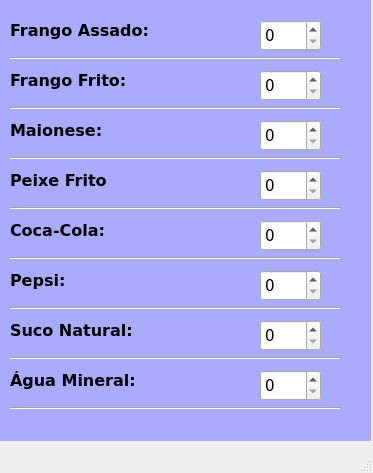
<?xml version="1.0" encoding="UTF-8"?>
<ui version="4.0">
 <class>MainWindow</class>
 <widget class="QMainWindow" name="MainWindow">
  <property name="geometry">
   <rect>
    <x>0</x>
    <y>0</y>
    <width>373</width>
    <height>473</height>
   </rect>
  </property>
  <property name="windowTitle">
   <string>MainWindow</string>
  </property>
  <widget class="QWidget" name="centralwidget">
   <widget class="QLabel" name="label">
    <property name="geometry">
     <rect>
      <x>10</x>
      <y>10</y>
      <width>141</width>
      <height>41</height>
     </rect>
    </property>
    <property name="font">
     <font>
      <family>Verdana</family>
      <pointsize>12</pointsize>
      <weight>75</weight>
      <bold>true</bold>
     </font>
    </property>
    <property name="text">
     <string>Frango Assado:</string>
    </property>
   </widget>
   <widget class="QLabel" name="label_2">
    <property name="geometry">
     <rect>
      <x>0</x>
      <y>0</y>
      <width>371</width>
      <height>441</height>
     </rect>
    </property>
    <property name="styleSheet">
     <string notr="true">background-color: rgb(170, 170, 255);</string>
    </property>
    <property name="text">
     <string/>
    </property>
   </widget>
   <widget class="QLabel" name="label_3">
    <property name="geometry">
     <rect>
      <x>10</x>
      <y>60</y>
      <width>141</width>
      <height>41</height>
     </rect>
    </property>
    <property name="font">
     <font>
      <family>Verdana</family>
      <pointsize>12</pointsize>
      <weight>75</weight>
      <bold>true</bold>
     </font>
    </property>
    <property name="text">
     <string>Frango Frito:</string>
    </property>
   </widget>
   <widget class="QLabel" name="label_4">
    <property name="geometry">
     <rect>
      <x>10</x>
      <y>110</y>
      <width>141</width>
      <height>41</height>
     </rect>
    </property>
    <property name="font">
     <font>
      <family>Verdana</family>
      <pointsize>12</pointsize>
      <weight>75</weight>
      <bold>true</bold>
     </font>
    </property>
    <property name="text">
     <string>Maionese:</string>
    </property>
   </widget>
   <widget class="QLabel" name="label_5">
    <property name="geometry">
     <rect>
      <x>10</x>
      <y>160</y>
      <width>141</width>
      <height>41</height>
     </rect>
    </property>
    <property name="font">
     <font>
      <family>Verdana</family>
      <pointsize>12</pointsize>
      <weight>75</weight>
      <bold>true</bold>
     </font>
    </property>
    <property name="text">
     <string>Peixe Frito</string>
    </property>
   </widget>
   <widget class="QLabel" name="label_6">
    <property name="geometry">
     <rect>
      <x>10</x>
      <y>210</y>
      <width>141</width>
      <height>41</height>
     </rect>
    </property>
    <property name="font">
     <font>
      <family>Verdana</family>
      <pointsize>12</pointsize>
      <weight>75</weight>
      <bold>true</bold>
     </font>
    </property>
    <property name="text">
     <string>Coca-Cola:</string>
    </property>
   </widget>
   <widget class="QLabel" name="label_7">
    <property name="geometry">
     <rect>
      <x>10</x>
      <y>260</y>
      <width>141</width>
      <height>41</height>
     </rect>
    </property>
    <property name="font">
     <font>
      <family>Verdana</family>
      <pointsize>12</pointsize>
      <weight>75</weight>
      <bold>true</bold>
     </font>
    </property>
    <property name="text">
     <string>Pepsi:</string>
    </property>
   </widget>
   <widget class="QLabel" name="label_8">
    <property name="geometry">
     <rect>
      <x>10</x>
      <y>310</y>
      <width>141</width>
      <height>41</height>
     </rect>
    </property>
    <property name="font">
     <font>
      <family>Verdana</family>
      <pointsize>12</pointsize>
      <weight>75</weight>
      <bold>true</bold>
     </font>
    </property>
    <property name="text">
     <string>Suco Natural:</string>
    </property>
   </widget>
   <widget class="QLabel" name="label_9">
    <property name="geometry">
     <rect>
      <x>10</x>
      <y>360</y>
      <width>141</width>
      <height>41</height>
     </rect>
    </property>
    <property name="font">
     <font>
      <family>Verdana</family>
      <pointsize>12</pointsize>
      <weight>75</weight>
      <bold>true</bold>
     </font>
    </property>
    <property name="text">
     <string>Água Mineral:</string>
    </property>
   </widget>
   <widget class="QSpinBox" name="spinBox">
    <property name="geometry">
     <rect>
      <x>260</x>
      <y>20</y>
      <width>61</width>
      <height>31</height>
     </rect>
    </property>
    <property name="font">
     <font>
      <family>Verdana</family>
      <pointsize>11</pointsize>
     </font>
    </property>
   </widget>
   <widget class="QSpinBox" name="spinBox_2">
    <property name="geometry">
     <rect>
      <x>260</x>
      <y>70</y>
      <width>61</width>
      <height>31</height>
     </rect>
    </property>
    <property name="font">
     <font>
      <family>Verdana</family>
      <pointsize>11</pointsize>
     </font>
    </property>
   </widget>
   <widget class="QSpinBox" name="spinBox_3">
    <property name="geometry">
     <rect>
      <x>260</x>
      <y>120</y>
      <width>61</width>
      <height>31</height>
     </rect>
    </property>
    <property name="font">
     <font>
      <family>Verdana</family>
      <pointsize>11</pointsize>
     </font>
    </property>
   </widget>
   <widget class="QSpinBox" name="spinBox_4">
    <property name="geometry">
     <rect>
      <x>260</x>
      <y>170</y>
      <width>61</width>
      <height>31</height>
     </rect>
    </property>
    <property name="font">
     <font>
      <family>Verdana</family>
      <pointsize>11</pointsize>
     </font>
    </property>
   </widget>
   <widget class="QSpinBox" name="spinBox_5">
    <property name="geometry">
     <rect>
      <x>260</x>
      <y>220</y>
      <width>61</width>
      <height>31</height>
     </rect>
    </property>
    <property name="font">
     <font>
      <family>Verdana</family>
      <pointsize>11</pointsize>
     </font>
    </property>
   </widget>
   <widget class="QSpinBox" name="spinBox_6">
    <property name="geometry">
     <rect>
      <x>260</x>
      <y>270</y>
      <width>61</width>
      <height>31</height>
     </rect>
    </property>
    <property name="font">
     <font>
      <family>Verdana</family>
      <pointsize>11</pointsize>
     </font>
    </property>
   </widget>
   <widget class="QSpinBox" name="spinBox_7">
    <property name="geometry">
     <rect>
      <x>260</x>
      <y>320</y>
      <width>61</width>
      <height>31</height>
     </rect>
    </property>
    <property name="font">
     <font>
      <family>Verdana</family>
      <pointsize>11</pointsize>
     </font>
    </property>
   </widget>
   <widget class="QSpinBox" name="spinBox_8">
    <property name="geometry">
     <rect>
      <x>260</x>
      <y>370</y>
      <width>61</width>
      <height>31</height>
     </rect>
    </property>
    <property name="font">
     <font>
      <family>Verdana</family>
      <pointsize>11</pointsize>
     </font>
    </property>
   </widget>
   <widget class="Line" name="line">
    <property name="geometry">
     <rect>
      <x>10</x>
      <y>50</y>
      <width>331</width>
      <height>16</height>
     </rect>
    </property>
    <property name="orientation">
     <enum>Qt::Horizontal</enum>
    </property>
   </widget>
   <widget class="Line" name="line_2">
    <property name="geometry">
     <rect>
      <x>10</x>
      <y>100</y>
      <width>331</width>
      <height>16</height>
     </rect>
    </property>
    <property name="orientation">
     <enum>Qt::Horizontal</enum>
    </property>
   </widget>
   <widget class="Line" name="line_3">
    <property name="geometry">
     <rect>
      <x>10</x>
      <y>150</y>
      <width>331</width>
      <height>16</height>
     </rect>
    </property>
    <property name="orientation">
     <enum>Qt::Horizontal</enum>
    </property>
   </widget>
   <widget class="Line" name="line_4">
    <property name="geometry">
     <rect>
      <x>10</x>
      <y>200</y>
      <width>331</width>
      <height>16</height>
     </rect>
    </property>
    <property name="orientation">
     <enum>Qt::Horizontal</enum>
    </property>
   </widget>
   <widget class="Line" name="line_5">
    <property name="geometry">
     <rect>
      <x>10</x>
      <y>250</y>
      <width>331</width>
      <height>16</height>
     </rect>
    </property>
    <property name="orientation">
     <enum>Qt::Horizontal</enum>
    </property>
   </widget>
   <widget class="Line" name="line_6">
    <property name="geometry">
     <rect>
      <x>10</x>
      <y>300</y>
      <width>331</width>
      <height>16</height>
     </rect>
    </property>
    <property name="orientation">
     <enum>Qt::Horizontal</enum>
    </property>
   </widget>
   <widget class="Line" name="line_7">
    <property name="geometry">
     <rect>
      <x>10</x>
      <y>350</y>
      <width>331</width>
      <height>16</height>
     </rect>
    </property>
    <property name="orientation">
     <enum>Qt::Horizontal</enum>
    </property>
   </widget>
   <widget class="Line" name="line_8">
    <property name="geometry">
     <rect>
      <x>10</x>
      <y>400</y>
      <width>331</width>
      <height>16</height>
     </rect>
    </property>
    <property name="orientation">
     <enum>Qt::Horizontal</enum>
    </property>
   </widget>
   <zorder>label_2</zorder>
   <zorder>label</zorder>
   <zorder>label_3</zorder>
   <zorder>label_4</zorder>
   <zorder>label_5</zorder>
   <zorder>label_6</zorder>
   <zorder>label_7</zorder>
   <zorder>label_8</zorder>
   <zorder>label_9</zorder>
   <zorder>spinBox</zorder>
   <zorder>spinBox_2</zorder>
   <zorder>spinBox_3</zorder>
   <zorder>spinBox_4</zorder>
   <zorder>spinBox_5</zorder>
   <zorder>spinBox_6</zorder>
   <zorder>spinBox_7</zorder>
   <zorder>spinBox_8</zorder>
   <zorder>line</zorder>
   <zorder>line_2</zorder>
   <zorder>line_3</zorder>
   <zorder>line_4</zorder>
   <zorder>line_5</zorder>
   <zorder>line_6</zorder>
   <zorder>line_7</zorder>
   <zorder>line_8</zorder>
  </widget>
  <widget class="QMenuBar" name="menubar">
   <property name="geometry">
    <rect>
     <x>0</x>
     <y>0</y>
     <width>373</width>
     <height>21</height>
    </rect>
   </property>
  </widget>
  <widget class="QStatusBar" name="statusbar"/>
 </widget>
 <resources/>
 <connections/>
</ui>
